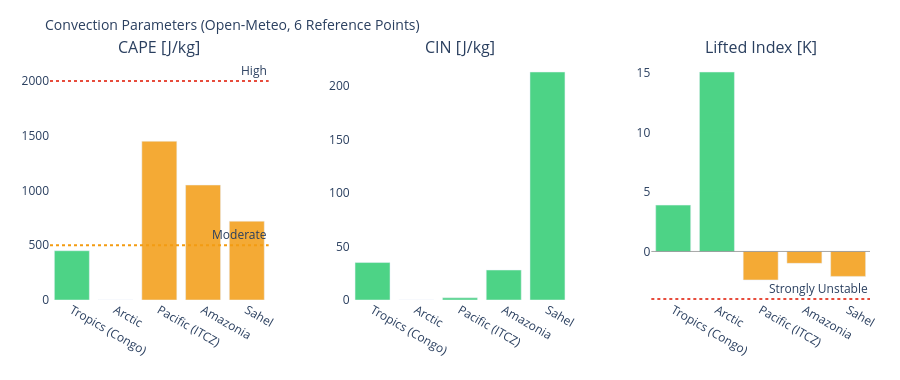

Notebook code for this chart:
### Markdown cell above
---
## 3. Visualizations

### Code cell
# ============================================================
# CAPE / CIN / LIFTED INDEX – Convection potential
# ============================================================

if not df_atm.empty:
    fig = make_subplots(
        rows=1, cols=3,
        subplot_titles=['CAPE [J/kg]', 'CIN [J/kg]', 'Lifted Index [K]'],
        horizontal_spacing=0.1
    )
    pts = df_atm['point'].tolist()
    pt_colors = ['#E85D24','#185FA5','#888780','#378ADD','#639922','#F2A623']

    # CAPE – höher = mehr Gewitterpotential
    cape_vals = df_atm['cape'].fillna(0).tolist()
    cape_colors = ['#e74c3c' if v > 2000 else '#f39c12' if v > 500 else '#2ecc71'
                   for v in cape_vals]
    fig.add_trace(go.Bar(x=pts, y=cape_vals, marker_color=cape_colors,
                         opacity=0.85, showlegend=False), row=1, col=1)
    fig.add_hline(y=2000, line_dash='dot', line_color='#e74c3c',
                  annotation_text='High', row=1, col=1)
    fig.add_hline(y=500,  line_dash='dot', line_color='#f39c12',
                  annotation_text='Moderate', row=1, col=1)

    # CIN – negativer = stärker gedeckelt (weniger Auslöse)
    cin_vals = df_atm['cin'].fillna(0).tolist()
    cin_colors = ['#e74c3c' if v < -200 else '#f39c12' if v < -50 else '#2ecc71'
                  for v in cin_vals]
    fig.add_trace(go.Bar(x=pts, y=cin_vals, marker_color=cin_colors,
                         opacity=0.85, showlegend=False), row=1, col=2)

    # Lifted Index – negativ = instabil
    li_vals = df_atm['li'].fillna(0).tolist()
    li_colors = ['#e74c3c' if v < -4 else '#f39c12' if v < 0 else '#2ecc71'
                 for v in li_vals]
    fig.add_trace(go.Bar(x=pts, y=li_vals, marker_color=li_colors,
                         opacity=0.85, showlegend=False), row=1, col=3)
    fig.add_hline(y=0, line_color='gray', line_width=0.7, row=1, col=3)
    fig.add_hline(y=-4, line_dash='dot', line_color='#e74c3c',
                  annotation_text='Strongly Unstable', row=1, col=3)

    fig.update_layout(
        title=dict(text='Convection Parameters (Open-Meteo, 6 Reference Points)', font=dict(size=14)),
        height=380, plot_bgcolor='rgba(0,0,0,0)', paper_bgcolor='rgba(0,0,0,0)',
        margin=dict(l=50, r=30, t=60, b=80)
    )
    fig.update_xaxes(tickangle=30)
    fig.show()

### Figure 1 — Plotly figure (JSON) as saved in the notebook; plotly's stock layout.template omitted (floating-point values rounded to 4 significant figures)
{"data": [{"marker": {"color": ["#2ecc71", "#2ecc71", "#f39c12", "#f39c12", "#f39c12"]}, "opacity": 0.85, "showlegend": false, "type": "bar", "x": ["Tropics (Congo)", "Arctic", "Pacific (ITCZ)", "Amazonia", "Sahel"], "xaxis": "x", "y": [450.0, 0.0, 1450.0, 1050.0, 720.0], "yaxis": "y"}, {"marker": {"color": ["#2ecc71", "#2ecc71", "#2ecc71", "#2ecc71", "#2ecc71"]}, "opacity": 0.85, "showlegend": false, "type": "bar", "x": ["Tropics (Congo)", "Arctic", "Pacific (ITCZ)", "Amazonia", "Sahel"], "xaxis": "x2", "y": [35.0, 0.0, 2.0, 28.0, 213.0], "yaxis": "y2"}, {"marker": {"color": ["#2ecc71", "#2ecc71", "#f39c12", "#f39c12", "#f39c12"]}, "opacity": 0.85, "showlegend": false, "type": "bar", "x": ["Tropics (Congo)", "Arctic", "Pacific (ITCZ)", "Amazonia", "Sahel"], "xaxis": "x3", "y": [3.9, 15.1, -2.4, -1.0, -2.1], "yaxis": "y3"}], "layout": {"annotations": [{"font": {"size": 16}, "showarrow": false, "text": "CAPE [J/kg]", "x": 0.1333, "xanchor": "center", "xref": "paper", "y": 1.0, "yanchor": "bottom", "yref": "paper"}, {"font": {"size": 16}, "showarrow": false, "text": "CIN [J/kg]", "x": 0.5, "xanchor": "center", "xref": "paper", "y": 1.0, "yanchor": "bottom", "yref": "paper"}, {"font": {"size": 16}, "showarrow": false, "text": "Lifted Index [K]", "x": 0.8667, "xanchor": "center", "xref": "paper", "y": 1.0, "yanchor": "bottom", "yref": "paper"}, {"showarrow": false, "text": "High", "x": 1, "xanchor": "right", "xref": "x domain", "y": 2000, "yanchor": "bottom", "yref": "y"}, {"showarrow": false, "text": "Moderate", "x": 1, "xanchor": "right", "xref": "x domain", "y": 500, "yanchor": "bottom", "yref": "y"}, {"showarrow": false, "text": "Strongly Unstable", "x": 1, "xanchor": "right", "xref": "x3 domain", "y": -4, "yanchor": "bottom", "yref": "y3"}], "height": 380, "margin": {"b": 80, "l": 50, "r": 30, "t": 60}, "paper_bgcolor": "rgba(0,0,0,0)", "plot_bgcolor": "rgba(0,0,0,0)", "shapes": [{"line": {"color": "#e74c3c", "dash": "dot"}, "type": "line", "x0": 0, "x1": 1, "xref": "x domain", "y0": 2000, "y1": 2000, "yref": "y"}, {"line": {"color": "#f39c12", "dash": "dot"}, "type": "line", "x0": 0, "x1": 1, "xref": "x domain", "y0": 500, "y1": 500, "yref": "y"}, {"line": {"color": "gray", "width": 0.7}, "type": "line", "x0": 0, "x1": 1, "xref": "x3 domain", "y0": 0, "y1": 0, "yref": "y3"}, {"line": {"color": "#e74c3c", "dash": "dot"}, "type": "line", "x0": 0, "x1": 1, "xref": "x3 domain", "y0": -4, "y1": -4, "yref": "y3"}], "title": {"font": {"size": 14}, "text": "Convection Parameters (Open-Meteo, 6 Reference Points)"}, "xaxis": {"anchor": "y", "domain": [0.0, 0.2667], "tickangle": 30}, "xaxis2": {"anchor": "y2", "domain": [0.3667, 0.6333], "tickangle": 30}, "xaxis3": {"anchor": "y3", "domain": [0.7333, 1.0], "tickangle": 30}, "yaxis": {"anchor": "x", "domain": [0.0, 1.0]}, "yaxis2": {"anchor": "x2", "domain": [0.0, 1.0]}, "yaxis3": {"anchor": "x3", "domain": [0.0, 1.0]}}}
